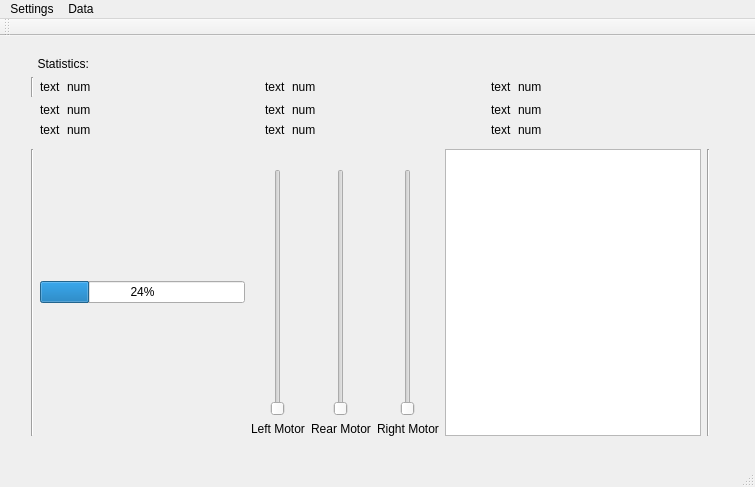
<?xml version="1.0" encoding="UTF-8"?>
<ui version="4.0">
 <class>MainWindow</class>
 <widget class="QMainWindow" name="MainWindow">
  <property name="geometry">
   <rect>
    <x>0</x>
    <y>0</y>
    <width>755</width>
    <height>487</height>
   </rect>
  </property>
  <property name="windowTitle">
   <string>MainWindow</string>
  </property>
  <widget class="QWidget" name="centralWidget">
   <widget class="QWidget" name="gridLayoutWidget">
    <property name="geometry">
     <rect>
      <x>20</x>
      <y>10</y>
      <width>701</width>
      <height>401</height>
     </rect>
    </property>
    <layout class="QVBoxLayout" name="verticalLayout">
     <item>
      <widget class="QLabel" name="labelStatistics">
       <property name="text">
        <string>  Statistics:</string>
       </property>
      </widget>
     </item>
     <item>
      <layout class="QGridLayout" name="gridLayout">
       <item row="1" column="9">
        <spacer name="horizontalSpacer_4">
         <property name="orientation">
          <enum>Qt::Horizontal</enum>
         </property>
         <property name="sizeHint" stdset="0">
          <size>
           <width>40</width>
           <height>20</height>
          </size>
         </property>
        </spacer>
       </item>
       <item row="3" column="5">
        <widget class="QLabel" name="labelStatsValue8">
         <property name="text">
          <string>num</string>
         </property>
        </widget>
       </item>
       <item row="3" column="2">
        <widget class="QLabel" name="labelStatsValue7">
         <property name="text">
          <string>num</string>
         </property>
        </widget>
       </item>
       <item row="1" column="6">
        <spacer name="horizontalSpacer_3">
         <property name="orientation">
          <enum>Qt::Horizontal</enum>
         </property>
         <property name="sizeHint" stdset="0">
          <size>
           <width>40</width>
           <height>20</height>
          </size>
         </property>
        </spacer>
       </item>
       <item row="1" column="5">
        <widget class="QLabel" name="labelStatsValue2">
         <property name="text">
          <string>num</string>
         </property>
        </widget>
       </item>
       <item row="1" column="8">
        <widget class="QLabel" name="labelStatsValue3">
         <property name="text">
          <string>num</string>
         </property>
        </widget>
       </item>
       <item row="3" column="4">
        <widget class="QLabel" name="labelStats8">
         <property name="text">
          <string>text</string>
         </property>
        </widget>
       </item>
       <item row="2" column="1">
        <widget class="QLabel" name="labelStats4">
         <property name="text">
          <string>text</string>
         </property>
        </widget>
       </item>
       <item row="1" column="7">
        <widget class="QLabel" name="labelStats3">
         <property name="text">
          <string>text</string>
         </property>
        </widget>
       </item>
       <item row="2" column="7">
        <widget class="QLabel" name="labelStats6">
         <property name="text">
          <string>text</string>
         </property>
        </widget>
       </item>
       <item row="3" column="1">
        <widget class="QLabel" name="labelStats7">
         <property name="text">
          <string>text</string>
         </property>
        </widget>
       </item>
       <item row="3" column="8">
        <widget class="QLabel" name="labelStatsValue9">
         <property name="text">
          <string>num</string>
         </property>
        </widget>
       </item>
       <item row="2" column="8">
        <widget class="QLabel" name="labelStatsValue6">
         <property name="text">
          <string>num</string>
         </property>
        </widget>
       </item>
       <item row="1" column="3">
        <spacer name="horizontalSpacer">
         <property name="orientation">
          <enum>Qt::Horizontal</enum>
         </property>
         <property name="sizeHint" stdset="0">
          <size>
           <width>40</width>
           <height>20</height>
          </size>
         </property>
        </spacer>
       </item>
       <item row="2" column="5">
        <widget class="QLabel" name="labelStatsValue5">
         <property name="text">
          <string>num</string>
         </property>
        </widget>
       </item>
       <item row="3" column="7">
        <widget class="QLabel" name="labelStats9">
         <property name="text">
          <string>text</string>
         </property>
        </widget>
       </item>
       <item row="2" column="4">
        <widget class="QLabel" name="labelStats5">
         <property name="text">
          <string>text</string>
         </property>
        </widget>
       </item>
       <item row="2" column="2">
        <widget class="QLabel" name="labelStatsValue4">
         <property name="text">
          <string>num</string>
         </property>
        </widget>
       </item>
       <item row="1" column="1">
        <widget class="QLabel" name="labelStats1">
         <property name="text">
          <string>text</string>
         </property>
        </widget>
       </item>
       <item row="1" column="4">
        <widget class="QLabel" name="labelStats2">
         <property name="text">
          <string>text</string>
         </property>
        </widget>
       </item>
       <item row="1" column="2">
        <widget class="QLabel" name="labelStatsValue1">
         <property name="text">
          <string>num</string>
         </property>
        </widget>
       </item>
       <item row="1" column="0">
        <widget class="Line" name="line_3">
         <property name="orientation">
          <enum>Qt::Vertical</enum>
         </property>
        </widget>
       </item>
      </layout>
     </item>
     <item>
      <widget class="Line" name="line">
       <property name="orientation">
        <enum>Qt::Vertical</enum>
       </property>
      </widget>
     </item>
     <item>
      <layout class="QHBoxLayout" name="horizontalLayout_other">
       <item>
        <widget class="Line" name="line_2">
         <property name="orientation">
          <enum>Qt::Vertical</enum>
         </property>
        </widget>
       </item>
       <item>
        <widget class="QProgressBar" name="progressBar">
         <property name="value">
          <number>24</number>
         </property>
        </widget>
       </item>
       <item>
        <layout class="QVBoxLayout" name="verticalLayout_2">
         <item alignment="Qt::AlignHCenter">
          <widget class="QLabel" name="labelLeftMotorValue">
           <property name="text">
            <string/>
           </property>
          </widget>
         </item>
         <item alignment="Qt::AlignHCenter">
          <widget class="QSlider" name="verticalSliderLeft">
           <property name="orientation">
            <enum>Qt::Vertical</enum>
           </property>
          </widget>
         </item>
         <item alignment="Qt::AlignHCenter">
          <widget class="QLabel" name="label_2">
           <property name="text">
            <string>Left Motor</string>
           </property>
          </widget>
         </item>
        </layout>
       </item>
       <item>
        <layout class="QVBoxLayout" name="verticalLayout_3">
         <item alignment="Qt::AlignHCenter">
          <widget class="QLabel" name="labelRearMotorValue">
           <property name="text">
            <string/>
           </property>
          </widget>
         </item>
         <item alignment="Qt::AlignHCenter">
          <widget class="QSlider" name="verticalSliderBack">
           <property name="orientation">
            <enum>Qt::Vertical</enum>
           </property>
          </widget>
         </item>
         <item alignment="Qt::AlignHCenter">
          <widget class="QLabel" name="label_3">
           <property name="text">
            <string>Rear Motor</string>
           </property>
          </widget>
         </item>
        </layout>
       </item>
       <item>
        <layout class="QVBoxLayout" name="verticalLayout_4">
         <item alignment="Qt::AlignHCenter">
          <widget class="QLabel" name="labelRightMotorValue">
           <property name="text">
            <string/>
           </property>
          </widget>
         </item>
         <item alignment="Qt::AlignHCenter">
          <widget class="QSlider" name="verticalSliderRight">
           <property name="orientation">
            <enum>Qt::Vertical</enum>
           </property>
          </widget>
         </item>
         <item alignment="Qt::AlignHCenter">
          <widget class="QLabel" name="label_4">
           <property name="text">
            <string>Right Motor</string>
           </property>
          </widget>
         </item>
        </layout>
       </item>
       <item>
        <widget class="QGraphicsView" name="graphicsView">
         <property name="maximumSize">
          <size>
           <width>16777215</width>
           <height>399</height>
          </size>
         </property>
        </widget>
       </item>
       <item>
        <widget class="Line" name="line_4">
         <property name="orientation">
          <enum>Qt::Vertical</enum>
         </property>
        </widget>
       </item>
      </layout>
     </item>
    </layout>
   </widget>
  </widget>
  <widget class="QMenuBar" name="menuBar">
   <property name="geometry">
    <rect>
     <x>0</x>
     <y>0</y>
     <width>755</width>
     <height>21</height>
    </rect>
   </property>
   <widget class="QMenu" name="menuSettings">
    <property name="title">
     <string>Settings</string>
    </property>
    <addaction name="actionSpeed"/>
    <addaction name="actionDepth"/>
    <addaction name="actionBattery_Life"/>
    <addaction name="actionPressure"/>
    <addaction name="actionTempurature"/>
    <addaction name="actionHotkeys"/>
   </widget>
   <widget class="QMenu" name="menuData">
    <property name="title">
     <string>Data</string>
    </property>
   </widget>
   <addaction name="menuSettings"/>
   <addaction name="menuData"/>
  </widget>
  <widget class="QToolBar" name="mainToolBar">
   <attribute name="toolBarArea">
    <enum>TopToolBarArea</enum>
   </attribute>
   <attribute name="toolBarBreak">
    <bool>false</bool>
   </attribute>
  </widget>
  <widget class="QStatusBar" name="statusBar"/>
  <action name="actionHotkeys">
   <property name="text">
    <string>Hotkeys</string>
   </property>
  </action>
  <action name="actionSpeed">
   <property name="checkable">
    <bool>true</bool>
   </property>
   <property name="text">
    <string>Speed</string>
   </property>
  </action>
  <action name="actionBattery_Life">
   <property name="checkable">
    <bool>true</bool>
   </property>
   <property name="text">
    <string>Battery Life</string>
   </property>
  </action>
  <action name="actionPressure">
   <property name="checkable">
    <bool>true</bool>
   </property>
   <property name="text">
    <string>Pressure</string>
   </property>
  </action>
  <action name="actionTempurature">
   <property name="checkable">
    <bool>true</bool>
   </property>
   <property name="text">
    <string>Tempurature</string>
   </property>
  </action>
  <action name="actionDepth">
   <property name="checkable">
    <bool>true</bool>
   </property>
   <property name="text">
    <string>Depth</string>
   </property>
  </action>
 </widget>
 <layoutdefault spacing="6" margin="11"/>
 <resources/>
 <connections/>
</ui>
